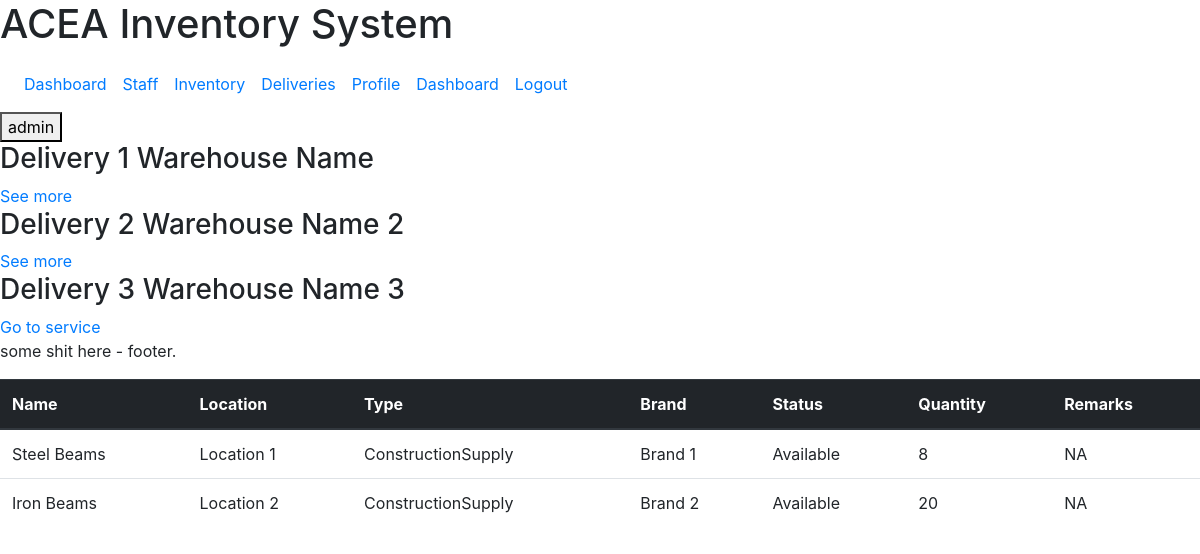
The page /dashboard/ (signed in) on the database its author committed.
### dashboard/models.py (models this page shows, shortened)
class Inventory(models.Model):                                              # django does most of the hardwork, so follow the template (CharField for strings, PositiveIntegerField for int)
    name = models.CharField(max_length=100, null=True)
    type = models.CharField(max_length=100, choices=TYPE, null=True)
    location = models.ForeignKey(Location, on_delete=models.CASCADE, null=True)
    brand = models.ForeignKey(Brand, on_delete=models.CASCADE, null=True)
    status = models.CharField(max_length=100, choices=STATUS, null=True)
    quantity = models.PositiveIntegerField(null=True)
    remarks = models.CharField(max_length=100, null=True)
    class Meta:                                                             # django admin data models are pluralized (they add 's')
        verbose_name_plural = 'Inventory'

class Location(models.Model):
    name = models.CharField(max_length=100, null=True)
    def __str__(self):                                                      # function returning the data models to string
        return f'{self.name}'

class Brand(models.Model):
    name = models.CharField(max_length=100, null=True)
    def __str__(self):                                                      # function returning the data models to string
        return f'{self.name}'

### dashboard/views.py (the view)
# urls.py: path('dashboard/', views.index, name='dashboard-index'),
@login_required
def index(request):
    if 'searchBar' in request.GET:                          # Search Functionality
        searchBar = request.GET['searchBar']
        multiple_query = Q(Q(name__icontains=searchBar) | Q(location__icontains=searchBar))
        inventory = Inventory.objects.filter(multiple_query)
    else:
        inventory = Inventory.objects.all                    # makes it so inventory can be viewed by non-staff (ENGINEERING)
    context ={
        'inventory': inventory,
    }
    return render(request, 'dashboard/index.html', context)

### delivery/context_processors.py (called while the page is built)
def delivery(request):
    return {'delivery': Delivery(request)}          # makes the delivery class global (also under context processor of settings / EXPERIMENTAL)

### templates/dashboard/index.html (shortened to what this page needs)
{%extends 'partials/base.html'%}
{% block content %}
{% load bootstrap_icons %}
<div class="app-body-main-content">
    <section class="service-section">
        <div class="tiles">
            <article class="tile">
                <div class="tile-header">
                    <h3>
                        <span>Delivery 1</span>
                        <span>Warehouse Name</span>
                    </h3>
                </div>
                <a href="#">
                    <span>See more</span>
                </a>
            </article>
            <article class="tile">
                <div class="tile-header">
                    <h3>
                        <span>Delivery 2</span>
                        <span>Warehouse Name 2</span>
                    </h3>
                </div>
                <a href="#">
                    <span>See more</span>
                </a>
            </article>
            <article class="tile">
                <div class="tile-header">
                    <h3>
                        <span>Delivery 3</span>
                        <span>Warehouse Name 3</span>
                    </h3>
                </div>
                <a href="#">
                    <span>Go to service</span>
                </a>
            </article>
        </div>
        <div class="service-section-footer">
            <p>some shit here - footer.</p>
        </div>
    </section>
{% if not user.is_staff or user.is_superuser %}
<div class="table-responsive-sm">
    <table id="table_id" class="table cell-border">
        <thead class="thead-dark">
            <tr>
                <th scope="col">Name</th>
                <th scope="col">Location</th>
                <th scope="col">Type</th>
                <th scope="col">Brand</th>
                <th scope="col">Status</th>
                <th scope="col">Quantity</th>
                <th scope="col">Remarks</th>
            </tr>
        </thead>
        <tbody>
            {% for item in inventory %}
            <tr>
                <td>{{ item.name }}</td>
                <td>{{ item.location }}</td>
                <td>{{ item.type }}</td>
                <td>{{ item.brand }}</td>
                <td>{{ item.status }}</td>
                <td>{{ item.quantity }}</td>
                <td>{{ item.remarks }}</td>
            </tr>
            {% endfor %}
        </tbody>
    </table>
</div>
{% endif %}
{% endblock %}
{% block js %}
        <link rel="stylesheet" type="text/css" href="https://cdn.datatables.net/v/dt/jszip-2.5.0/dt-1.10.18/af-2.3.0/b-1.5.2/b-colvis-1.5.2/b-flash-1.5.2/b-html5-1.5.2/b-print-1.5.2/cr-1.5.0/fh-3.1.4/r-2.2.2/datatables.min.css"/>
{% endblock %}

### templates/partials/base.html (shortened to what this page needs)
{% load static %}
{% load bootstrap_icons %}
{% load compress %}
<!doctype html>
<html lang="en">
    <head>
        <link rel="stylesheet" href="https://cdn.jsdelivr.net/npm/bootstrap@4.0.0/dist/css/bootstrap.min.css">
        <link rel="stylesheet" type="text/css" href="https://cdn.datatables.net/1.11.5/css/jquery.dataTables.css">
        {% compress css %}
        <link type="text/x-scss" href="{% static '/style.scss' %}" rel="stylesheet" media="screen">
        {%endcompress%}
    </head>
    <body>
        <div class="app">
            {% include 'partials/header.html' %}
            <div class="app-body">
                    {% block content %}
                    {% endblock %}
            </div>
        </div>
    </body>
    {% block js %}
    {% endblock js %}
</html>

### templates/partials/header.html (shortened to what this page needs)
{% load bootstrap_icons %}
<header class="app-header">
  <div class="app-header-logo">
    <div class="logo">
      <h1 class="logo-title">
        <span>ACEA</span>
        <span>Inventory System</span>
      </h1>
    </div>
  </div>
  <div class="app-header-navigation">
    <div class="tabs">
      <nav class="navbar navbar-expand-md">
        <div class="collapse navbar-collapse justify-content-between" id="navbarSupportedContent">
          <ul class="navbar-nav mr-auto justify-content-between">
            {% if user.is_authenticated and user.is_staff or user.is_superuser %}
            <li class="nav-item active">
              <a class="nav-link" href="{% url 'dashboard-index' %}">Dashboard<span class="sr-only">(current)</span></a>
            </li>
            <li class="nav-item active">
              <a class="nav-link" href="{% url 'dashboard-staff' %}">Staff<span class="sr-only">(current)</span></a>
            </li>
            <li class="nav-item active">
              <a class="nav-link" href="{% url 'dashboard-inventory' %}">Inventory<span class="sr-only">(current)</span></a>
            </li>
            <li class="nav-item active">
              <a class="nav-link" href="{% url 'delivery-index' %}">Deliveries<span class="sr-only">(current)</span></a>
            </li>
            <li class="nav-item active">
              <a class="nav-link" href="{% url 'view-profile' %}">Profile<span class="sr-only">(current)</span></a>
            </li>
            <li class="nav-item active">
              <a class="nav-link" href="{% url 'dashboard-index' %}">Dashboard<span class="sr-only">(current)</span></a>
            </li>
            <li class="nav-item active">
              <a class="nav-link" href="{% url 'user-logout' %}">Logout<span class="sr-only">(current)</span></a>
            </li>
            {% endif %}
          </ul>
        </div>
      </nav>
    </div>
  </div>
  <div class="app-header-actions">
    {% if user.is_authenticated %}
    <a href="{% url 'view-profile' %}">
      <button class="user-profile">
        <span>
          {{user.username}}
        </span>
      </button>
    </a>
    {% endif %}
  </div>
</header>

### templates/partials/nav.html (shortened to what this page needs)
{% load bootstrap_icons %}

### rows shown on the page
Inventory: name "Steel Beams", location "Location 1", type "ConstructionSupply", brand "Brand 1", status "Available", quantity "8", remarks "NA"
Inventory: name "Iron Beams", location "Location 2", type "ConstructionSupply", brand "Brand 2", status "Available", quantity "20", remarks "NA"

### other values the page prints
{{ user.username }} "admin"
